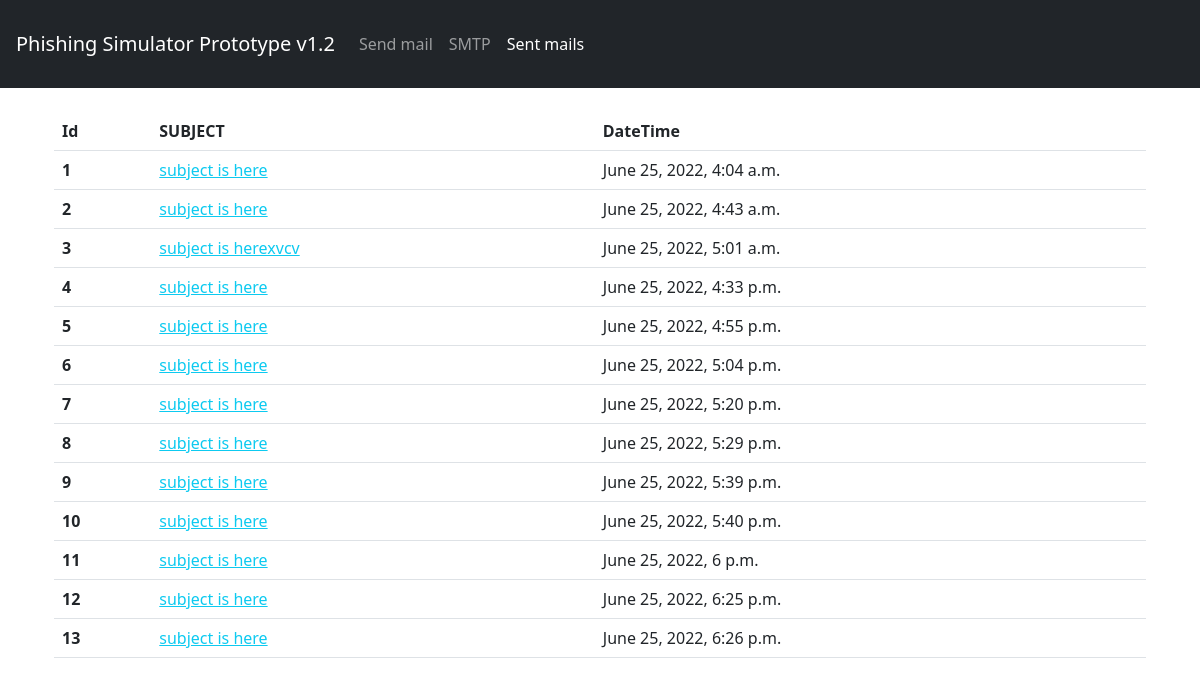
Page /list-mails/ on the earlier database version.
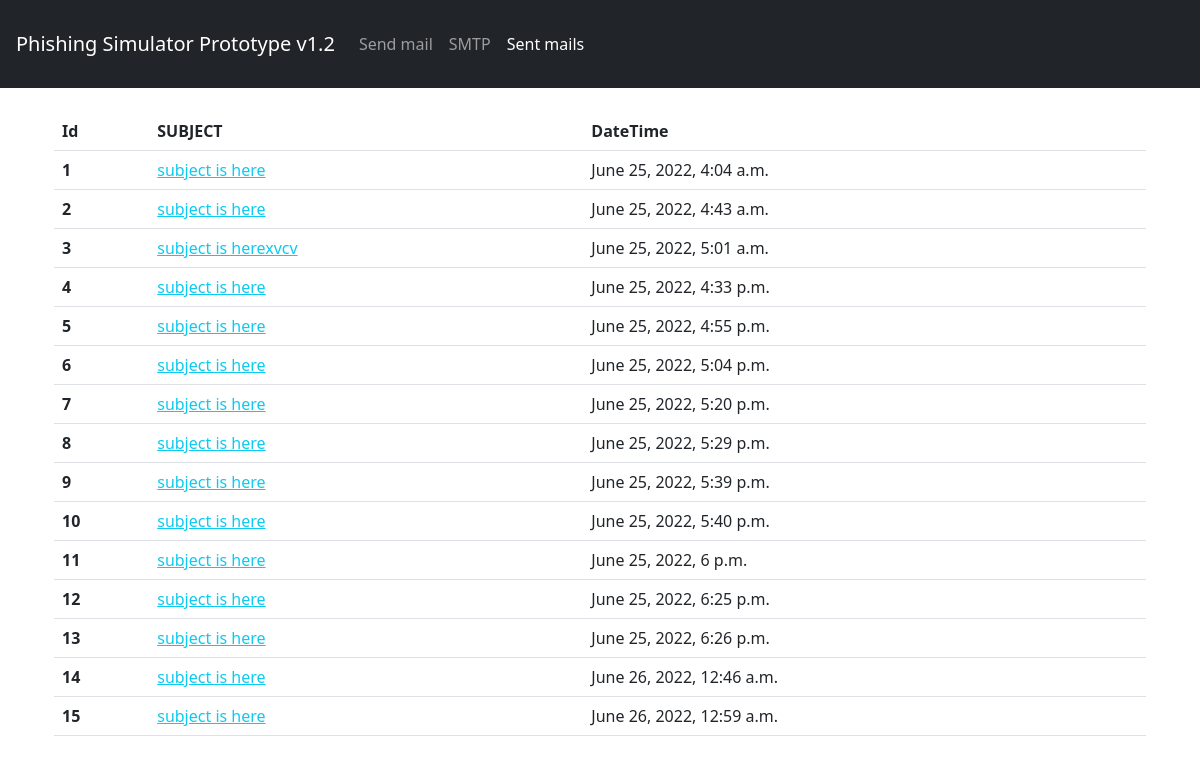
Same page on the later database version.
### mailer/models.py (models this page shows, shortened)
class Mails(models.Model):
    sender_email    = models.CharField(max_length=255, blank=True, null=True)
    sender_name     = models.CharField(max_length=255, blank=True, null=True)
    reply_to_email  = models.CharField(max_length=255, blank=True, null=True)
    reply_to_name   = models.CharField(max_length=255, blank=True, null=True)
    subject         = models.CharField(max_length=255, blank=True, null=True)
    message         = models.TextField(blank=True, null=True)
    email_list      = models.TextField(blank=True, null=True)
    dt_stamp        = models.DateTimeField(auto_now_add=True, blank=True, null=True)

### mailer/views.py (the view)
# urls.py: path('list-mails/', SenderListView, name="list-sender-view"),
def SenderListView(request):
    if request.method == 'GET':
        data = Mails.objects.all()
        return render(request, 'list-senders.html', {"data":data})

### templates/list-senders.html (shortened to what this page needs)
{% load static %}
{% include 'nav.html' %}
<div class="container p-4">
<form method="POST" action="">
<table class="table">
    <thead>
      <tr>
        <th scope="col">Id</th>
        <th scope="col">SUBJECT</th>
        <th scope="col">DateTime</th>
      </tr>
    </thead>
    <tbody>
    {% for i in data %}
      <tr>
        <th scope="row">{{ i.id }}</th>
        <td><a href="{% url 'detail-sender' id=i.id %}" class="link-info">{{ i.subject }}</a></td>
        <td>{{ i.dt_stamp }}</td>
      </tr>
      {% endfor %}
    </tbody>
</table>
</form>
</div>

Differences in the rows shown:
added Mails: id "14", subject "subject is here", dt_stamp "June 26, 2022, 12:46 a.m."
added Mails: id "15", subject "subject is here", dt_stamp "June 26, 2022, 12:59 a.m."
